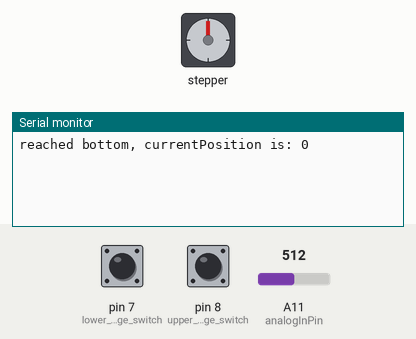
Simulated run of this sketch. Board: Arduino Mega 2560, built with avr-gcc and run on an emulated ATmega2560. Shown: stepper motor, the last lines printed to the serial monitor. Wiring (inferred from the names in the program): stepper motor driver (200 steps per turn assumed): step pin 11; direction pin 10; enable pin 9. The test bench sets the inputs (shaded band); at power-on: pin 8 (upper_range_switch) LOW, A11 (analogInPin) = 512, pin 7 (lower_range_switch) LOW.

Above: at 1.2 s.
1.3 s: pin 8 (upper_range_switch) pulled HIGH for 0.15 s
At 1.8 s:
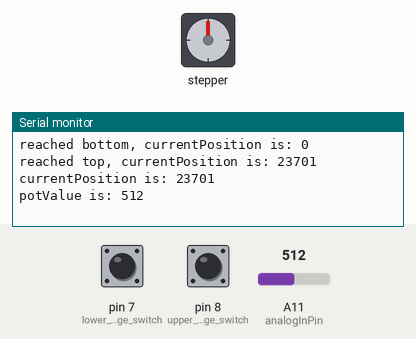
2.9 s: A11 (analogInPin) set to 306
At 3.8 s:
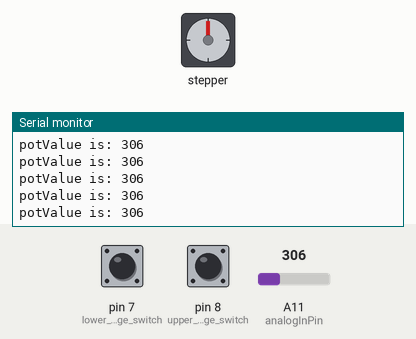
5.9 s: A11 (analogInPin) set to 0
Timing chart, 0 to 6.4 s (numbered marks = the images above; inputs shaded):
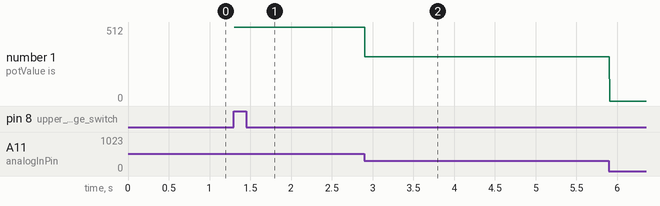

Measured:
- after the input at 1.3 s, the serial monitor: prints a new line at once (image 1)
- after the input at 2.9 s, the serial monitor: prints a new line at once (image 2)
- plotted number 1: 512 → 306 after the input at 2.9 s, 306 → 0 after the input at 5.9 s

The sketch:

stepperLinearDrive.ino
```cpp
const int analogInPin = A11;  // Analog input pin that the potentiometer is attached to
const int analogOutPin = 9; // Analog output pin that the LED is attached to
int potValue =0;
int counter =0;
long int currentPosition = 0;
long int goalPosition =0;
boolean powerOnHoming =1;
long int range;
long int movedUp = 0;
long int movedDown = 0;
int delayTime = 20;
void setup() {

  // put your setup code here, to run once:
  pinMode(9,OUTPUT);//enable
  pinMode(10,OUTPUT);//direction
  pinMode(11,OUTPUT);//step
  pinMode(7,INPUT);//lower range switch
  pinMode(8,INPUT);//upper range switch
  //digitalWrite(8,LOW);
  digitalWrite(9,HIGH);
  digitalWrite(10,HIGH);
  digitalWrite(11,HIGH);

  Serial.begin(115200);
  //if (powerOnHoming){
//    range = 0;
//    digitalWrite(10,HIGH);
//    while(digitalRead(12)){
//        digitalWrite(11,HIGH);
//        delayMicroseconds(500);
//        digitalWrite(11,LOW);
//        delayMicroseconds(500);
//    }
//    digitalWrite(10,LOW);
//    while(digitalRead(13)){
//        digitalWrite(11,HIGH);
//        delayMicroseconds(500);
//        digitalWrite(11,LOW);
//        delayMicroseconds(500);
//        range = range+1;
//    }
//  powerOnHoming = 0;
//  currentPosition = range;
//  Serial.println(currentPosition);

}

void loop() {
  // put your main code here, to run repeatedly:

  if (powerOnHoming){

    digitalWrite(10,HIGH);//move down
    while(digitalRead(7)){
        digitalWrite(11,HIGH);
        delayMicroseconds(delayTime);
        digitalWrite(11,LOW);
        delayMicroseconds(delayTime);
    }
    currentPosition = 0;
    Serial.print("reached bottom, currentPosition is: ");
    Serial.println(currentPosition);

    range = 0;
    digitalWrite(10,LOW);
    while(!digitalRead(8)){
        digitalWrite(11,HIGH);
        delayMicroseconds(delayTime);
        digitalWrite(11,LOW);
        delayMicroseconds(delayTime);
        range = range+1;
    }
    Serial.print("reached top, currentPosition is: ");
    Serial.println(range);
  powerOnHoming = 0;
  currentPosition = range;
  Serial.print("currentPosition is: ");
  Serial.println(currentPosition);
  }
  while(!powerOnHoming){
//    delay(10);
    potValue = analogRead(analogInPin);
    Serial.print("potValue is: ");
    Serial.println(potValue);
    goalPosition = map(potValue, 0, 1023, 1, range);
//    Serial.print("goalPosition is: ");
//    Serial.println(goalPosition);
//    delay(10)
//    Serial.print("currentPosition is: ");
//    Serial.println(currentPosition);
    if (abs(currentPosition-goalPosition)>1000){
      if(currentPosition<goalPosition){
        digitalWrite(10,LOW);//set the direction up
        for (int i=currentPosition; i<= goalPosition; i++){//move motor up
          digitalWrite(11,HIGH);
          delayMicroseconds(delayTime);
          digitalWrite(11,LOW);
          delayMicroseconds(delayTime);
          movedUp = movedUp+1;
          movedDown = movedDown-1;
//          Serial.print("currentPosition is: ");
//          Serial.println(currentPosition);
        }
        currentPosition = goalPosition;
      }
      else if ((currentPosition>goalPosition)){
        digitalWrite(10,HIGH);//set the direction down
        for (int j=currentPosition; j>= goalPosition; j--){//move motor down
          digitalWrite(11,HIGH);
          delayMicroseconds(delayTime);
          digitalWrite(11,LOW);
          delayMicroseconds(delayTime);
          movedDown = movedDown+1;
          movedUp = movedUp-1;
//          Serial.print("currentPosition is: ");
//          Serial.println(currentPosition);
          //Serial.println(currentPosition);
        }
        currentPosition = goalPosition;
      }
  }
//  else{
//    while(1){
//    }
//    }

  }
}
```
